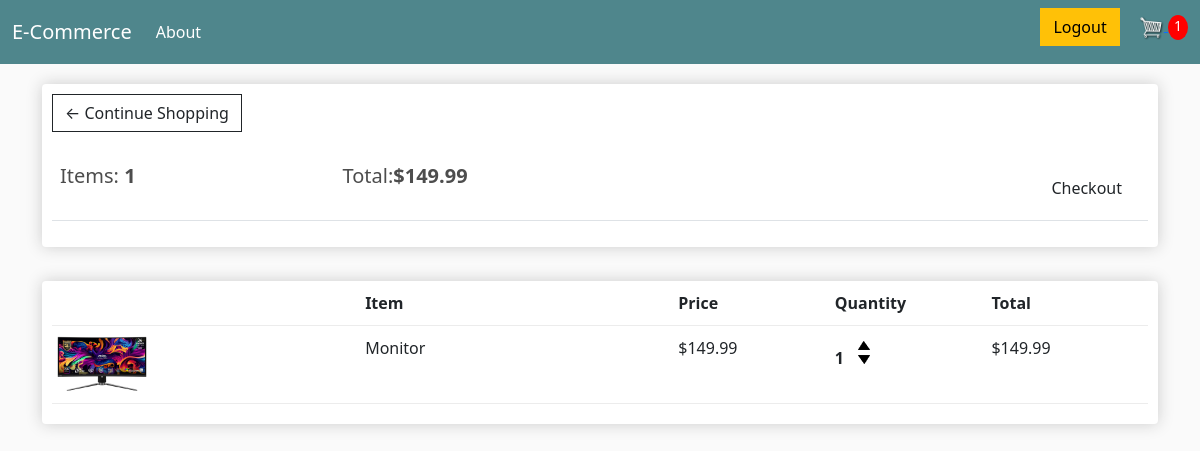
The app's page /cart/ (signed in) with its own data.
### store/models.py (models this page shows, shortened)
class Order(models.Model):
    customer = models.ForeignKey(Customer, on_delete=models.SET_NULL, null = True, blank = True) # one to many relationship
    date_order = models.DateTimeField(auto_now_add = True)
    complete = models.BooleanField(default = False, null = True, blank = False)
    transaction_id = models.CharField(max_length= 200, null = True)
    @property
    def get_cart_total(self):
        orderitems = self.orderitem_set.all()
        total = sum([item.get_total for item in orderitems])
        return total
    @property
    def get_cart_items(self):
        orderitems = self.orderitem_set.all()
        total = sum([item.quantity for item in orderitems])
        return total

class OrderItem(models.Model):
    product = models.ForeignKey(Product, on_delete = models.SET_NULL, null = True, blank = True)
    order = models.ForeignKey(Order, on_delete = models.SET_NULL, null = True, blank = True)
    quantity = models.IntegerField(default = 0, null = True, blank = True)
    date_added = models.DateField(auto_now_add = True)
    @property
    def get_total(self):
        total = self.product.price * self.quantity
        return total

class Product(models.Model):
    name = models.CharField(max_length = 200)
    price = models.FloatField()
    digital = models.BooleanField(default = False, null = True, blank = False)
    image = models.ImageField(null = True, blank = True)
    @property # if product doesn't have image, this try statement will return an empty image so that page can properly load
    def imageURL(self):
        try:
            url = self.image.url
        except:
            url = ''
        return url

### store/views.py (the view)
# urls.py: path('cart/', views.cart, name = 'cart'),
def cart(request):
    data = cart_data(request)
    cartItems = data['cartItems']
    order = data['order']
    items = data['items']
    context = {'items':items, 'order':order, 'cartItems':cartItems, 'shipping':False}
    return render(request, 'store/cart.html', context)

### store/utils.py (called while the page is built)
def cart_data(request):
    if request.user.is_authenticated:
        customer = request.user.customer
        order, created = Order.objects.get_or_create(customer = customer, complete = False)
        items = order.orderitem_set.all()
        cartItems = order.get_cart_items
    else:
        cookie_data = cookie_cart(request)
        cartItems = cookie_data['cartItems']
        order = cookie_data['order']
        items = cookie_data['items']
    return {'cartItems': cartItems, 'order': order, 'items': items}

### store/templates/store/cart.html
{% extends 'store/main.html' %}
{% load static %}
{% block content %}
    <div class="row">
        <div class="col-lg-12">
            <div class="box-element">
                <a class="btn btn-outline-dark" href="{% url 'store' %}">&#x2190; Continue Shopping</a>
                <br>
                <br>
                <table class="table">
                    <tr>
                        <th><h5>Items: <strong>{{order.get_cart_items}}</strong></h5></th>
                        <th><h5>Total:<strong>${{order.get_cart_total|floatformat:2}}</strong></h5></th>
                        <th>
                            <a style="float:right; margin:5px;" class="btn btn-btn-success" href="{% url 'checkout' %}">Checkout</a>
                        </th>
                    </tr>
                </table>
            </div>
            <br>
            <div class="box-element">
                <div class="cart-row">
                    <div style="flex:2"></div>
                    <div style="flex:2"><strong>Item</strong></div>
                    <div style="flex:1"><strong>Price</strong></div>
                    <div style="flex:1"><strong>Quantity</strong></div>
                    <div style="flex:1"><strong>Total</strong></div>
                </div>
                {% for item in items %}
                    <div class="cart-row">
                        <div style="flex:2"><img class="row-image" src="{{item.product.imageURL}}"></div>
                        <div style="flex:2"><p>{{item.product.name}}</p></div>
                        <div style="flex:1"><p>${{item.product.price|floatformat:2}}</p></div>
                        <div style="flex:1">
                            <p class="quantity">{{item.quantity}}</p>
                            <div class="quantity">
                                <img data-product="{{item.product.id}}" data-action="add" class="chg-quantity update-cart" src="{% static 'store/images/arrow-up.png' %}">
                                <img data-product="{{item.product.id}}" data-action="remove" class="chg-quantity update-cart" src="{% static 'store/images/arrow-down.png' %}">
                            </div>
                        </div>
                        <div style="flex:1"><p>${{item.get_total}}</p></div>
                    </div>
                {% endfor %}
            </div>
        </div>
    </div>
{% endblock content%}

### store/static/store/css/main.css (style rules this page uses)
body { background-color: hsl(0, 0%, 98%); }
h1,h2,h3,h4,h5,h6 { color:hsl(0, 0%, 30%); }
.box-element { box-shadow:hsl(0, 0%, 80%) 0 0 16px; background-color: #fff; border-radius: 4px; padding: 10px; margin-top: 10px; }
.col-lg-4, .col-lg-6, .col-lg-8, .col-lg-12 { margin-top: 10px; }
.btn { border-radius: 0; }
.row-image { width: 100px; }
.cart-row { display: flex; align-items: stretch; padding-bottom: 10px; margin-bottom: 10px; border-bottom: 1px solid #ececec; }
.quantity { display: inline-block; font-weight: 700; padding-right:10px; }
.chg-quantity { width: 12px; cursor: pointer; display: block; margin-top: 5px; transition:.1s; }

### records on screen
Order: get_cart_items "1", get_cart_total "149.99"
OrderItem: product.imageURL (picture), product.name "Monitor", product.price "149.99", quantity "1", get_total "149.99"

### other values on screen
{{ cartItems }} "1"
